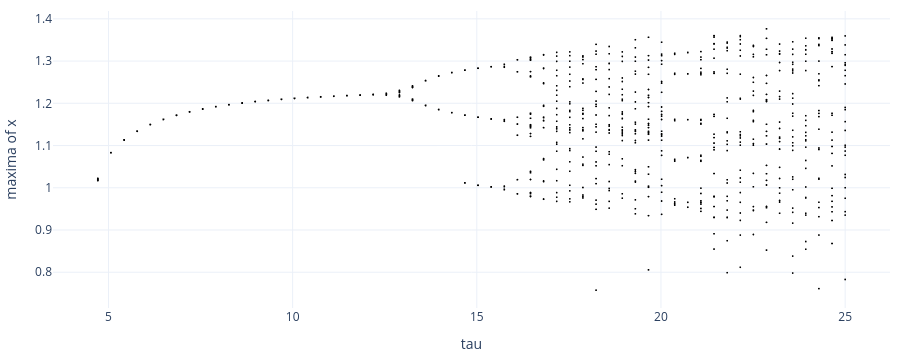
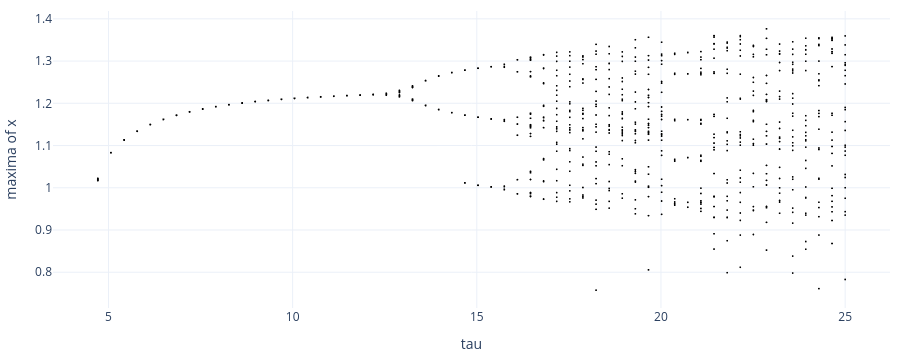

Source (notebook cell) for these figures, in order:
### Markdown cell above
**Maxima against τ.**

### Code cell
import numpy as np
T_, M = [], []
for tau in np.linspace(4, 25, 60):
    x = ex.m.run(keep=False, tau=tau, total=1500, trans=800)["x"]
    k = np.where((x[1:-1] > x[:-2]) & (x[1:-1] > x[2:]))[0] + 1
    T_ += [tau] * len(k); M += list(x[k])
show_figure(go.Figure(go.Scattergl(x=T_, y=M, mode="markers", marker=dict(size=2, color="black"))),
            xaxis_title="tau", yaxis_title="maxima of x", height=360)

### Figure 1 — Plotly figure (JSON) as saved in the notebook; plotly's stock layout.template omitted (floating-point values rounded to 4 significant figures; data arrays with more than 128 entries replaced by an {"elided": "..."} marker saying what was removed)
{"data": [{"marker": {"color": "black", "size": 2}, "mode": "markers", "type": "scattergl", "x": {"elided": "1433 float values"}, "y": {"elided": "1433 float values"}}], "layout": {"height": 360, "margin": {"b": 40, "l": 50, "r": 10, "t": 10}, "paper_bgcolor": "white", "plot_bgcolor": "white", "xaxis": {"title": {"text": "tau"}}, "yaxis": {"title": {"text": "maxima of x"}}}}

### Figure 2 — Plotly figure (JSON) as saved in the notebook; plotly's stock layout.template omitted (floating-point values rounded to 4 significant figures; data arrays with more than 128 entries replaced by an {"elided": "..."} marker saying what was removed)
{"data": [{"marker": {"color": "black", "size": 2}, "mode": "markers", "type": "scattergl", "x": {"elided": "1433 float values"}, "y": {"elided": "1433 float values"}}], "layout": {"height": 360, "margin": {"b": 40, "l": 50, "r": 10, "t": 10}, "paper_bgcolor": "white", "plot_bgcolor": "white", "xaxis": {"title": {"text": "tau"}}, "yaxis": {"title": {"text": "maxima of x"}}}}
